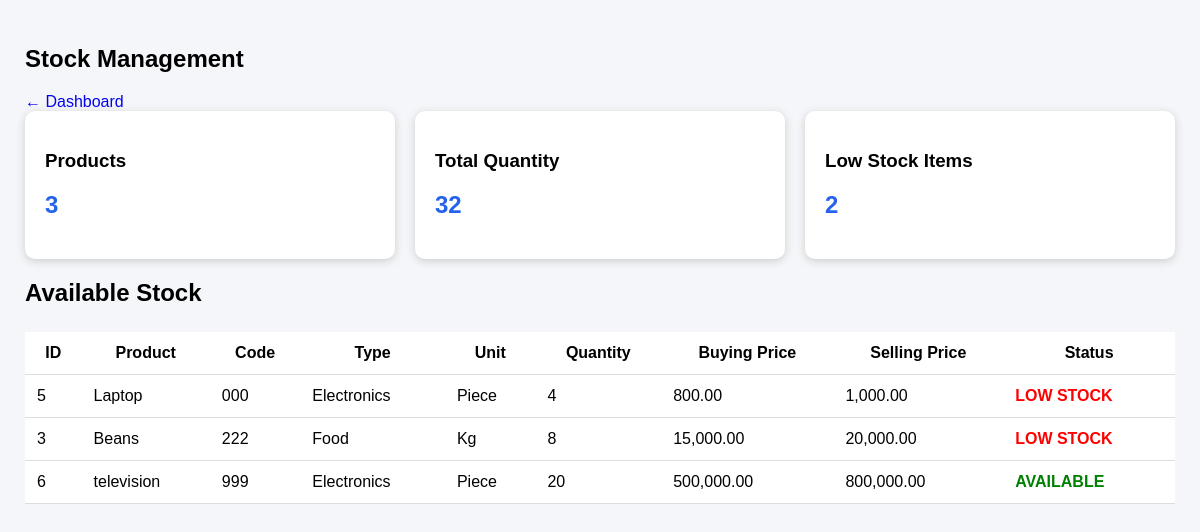
Page /Stock.php (signed in) on the committed database.
### tables this page shows
CREATE TABLE IF NOT EXISTS `products` (
  `id` int NOT NULL AUTO_INCREMENT,
  `product_name` varchar(150) NOT NULL,
  `product_code` varchar(50) NOT NULL,
  `type_id` int DEFAULT NULL,
  `unit_id` int DEFAULT NULL,
  `buying_price` decimal(10,2) DEFAULT '0.00',
  `selling_price` decimal(10,2) DEFAULT '0.00',
  `quantity` int DEFAULT '0',
  `created_at` timestamp NULL DEFAULT CURRENT_TIMESTAMP,
  PRIMARY KEY (`id`),
  UNIQUE KEY `product_code` (`product_code`),
  KEY `type_id` (`type_id`),
  KEY `unit_id` (`unit_id`)
);

CREATE TABLE IF NOT EXISTS `product_types` (
  `id` int NOT NULL AUTO_INCREMENT,
  `name` varchar(100) NOT NULL,
  `created_at` timestamp NULL DEFAULT CURRENT_TIMESTAMP,
  PRIMARY KEY (`id`),
  UNIQUE KEY `name` (`name`)
);

CREATE TABLE IF NOT EXISTS `units` (
  `id` int NOT NULL AUTO_INCREMENT,
  `name` varchar(50) NOT NULL,
  PRIMARY KEY (`id`),
  UNIQUE KEY `name` (`name`)
);

### Stock.php (the view, shortened to what this page needs)
<?php
$db = getDB();
$stock = $db->query("
SELECT
p.id,
p.product_name,
p.product_code,
t.name AS type_name,
u.name AS unit_name,
p.quantity,
p.buying_price,
p.selling_price
FROM products p
LEFT JOIN product_types t
ON p.type_id=t.id
LEFT JOIN units u
ON p.unit_id=u.id
ORDER BY p.quantity ASC
")->fetchAll(PDO::FETCH_ASSOC);
$totalItems = $db->query("
SELECT COUNT(*)
FROM products
")->fetchColumn();
$totalQuantity = $db->query("
SELECT COALESCE(SUM(quantity),0)
FROM products
")->fetchColumn();
$lowStock = $db->query("
SELECT COUNT(*)
FROM products
WHERE quantity <= 10
")->fetchColumn();
?>
<!DOCTYPE html>
<html>
<head>
</head>
<body>
<div class="container">
<h2>
Stock Management
</h2>
<a href="dashboard.php">
← Dashboard
</a>
<div class="cards">
<div class="card">
<h3>
Products
</h3>
<h2>
<?= $totalItems ?>
</h2>
</div>
<div class="card">
<h3>
Total Quantity
</h3>
<h2>
<?= $totalQuantity ?>
</h2>
</div>
<div class="card">
<h3>
Low Stock Items
</h3>
<h2 class="low">
<?= $lowStock ?>
</h2>
</div>
</div>
<h2>
Available Stock
</h2>
<table>
<tr>
<th>ID</th>
<th>Product</th>
<th>Code</th>
<th>Type</th>
<th>Unit</th>
<th>Quantity</th>
<th>Buying Price</th>
<th>Selling Price</th>
<th>Status</th>
</tr>
<?php foreach($stock as $item): ?>
<tr>
<td>
<?= $item['id'] ?>
</td>
<td>
<?= $item['product_name'] ?>
</td>
<td>
<?= $item['product_code'] ?>
</td>
<td>
<?= $item['type_name'] ?>
</td>
<td>
<?= $item['unit_name'] ?>
</td>
<td>
<?= $item['quantity'] ?>
</td>
<td>
<?= number_format($item['buying_price'],2) ?>
</td>
<td>
<?= number_format($item['selling_price'],2) ?>
</td>
<td>
<?php if($item['quantity'] <= 10): ?>
<span class="low">
LOW STOCK
</span>
<?php else: ?>
<span class="normal">
AVAILABLE
</span>
<?php endif; ?>
</td>
</tr>
<?php endforeach; ?>
</table>
</div>
</body>
</html>

### Stock.php (style rules this page uses)
body { font-family:Arial; background:#f4f6f9; margin:0; }
.container { padding:25px; }
.cards { display:grid; grid-template-columns:repeat(3,1fr); gap:20px; }
.card { background:white; padding:20px; border-radius:10px; box-shadow:0 2px 8px #ccc; }
.card h2 { color:#2563eb; }
table { width:100%; background:white; border-collapse:collapse; margin-top:25px; }
th,td { padding:12px; border-bottom:1px solid #ddd; }
.low { color:red; font-weight:bold; }
.normal { color:green; font-weight:bold; }
a { text-decoration:none; }

### rows in the picture
products: id "5", product_name "Laptop", product_code "000", product_types.name "Electronics", unit.name "Piece", quantity "4", buying_price "800.00", selling_price "1,000.00", shows "LOW STOCK"
products: id "3", product_name "Beans", product_code "222", product_types.name "Food", unit.name "Kg", quantity "8", buying_price "15,000.00", selling_price "20,000.00", shows "LOW STOCK"
products: id "6", product_name "television", product_code "999", product_types.name "Electronics", unit.name "Piece", quantity "20", buying_price "500,000.00", selling_price "800,000.00", shows "AVAILABLE"

### other values in the picture
$totalItems "3"
$totalQuantity "32"
$lowStock "2"
